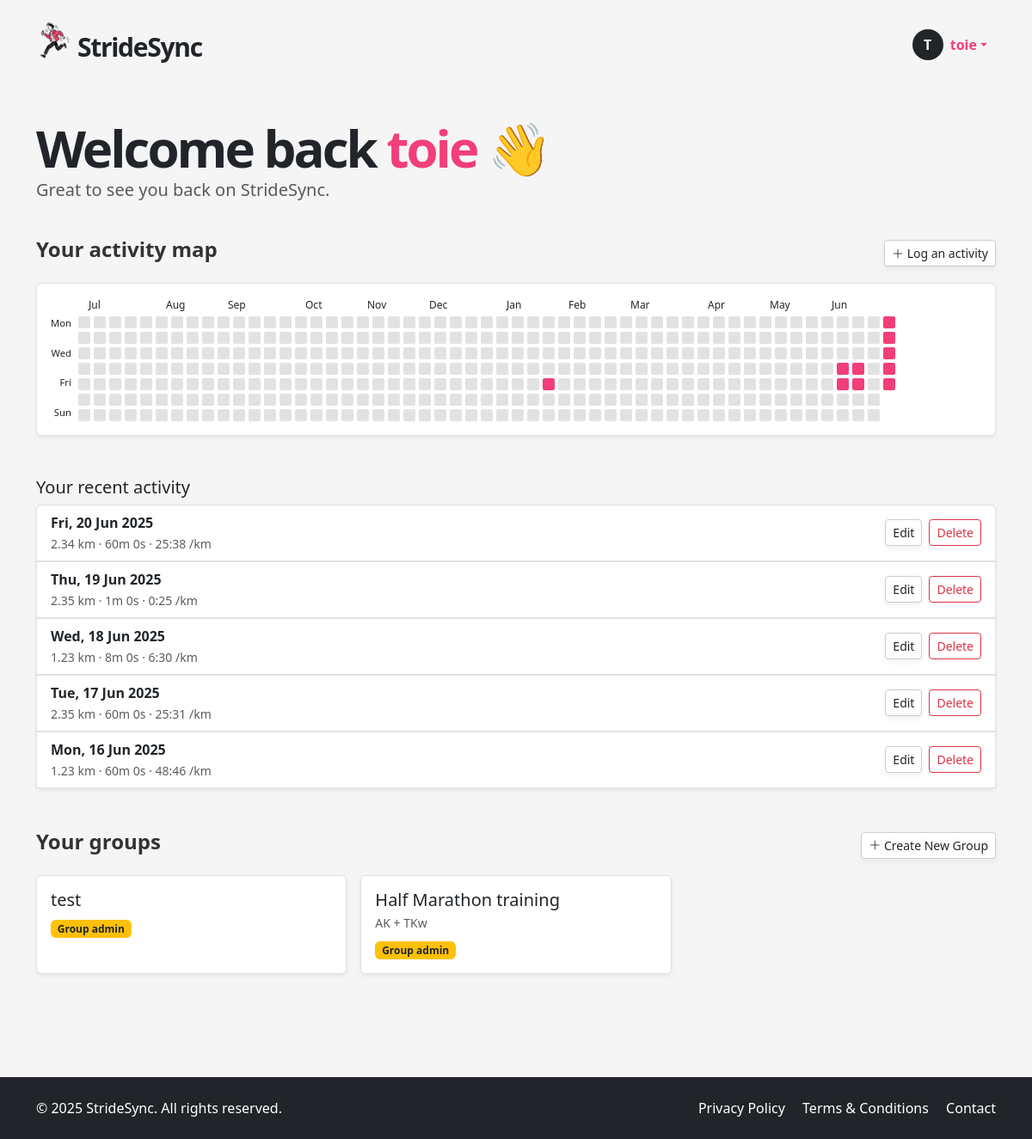
The app's page /dashboard (signed in) with its own data.
### app/models.py (models this page shows, shortened)
class User(UserMixin, db.Model):
    __tablename__ = "users"
    id = sa.Column(sa.Integer, primary_key=True)
    email = sa.Column(sa.String(120), unique=True, nullable=False, index=True)
    password_hash = sa.Column(sa.String(256))
    username = sa.Column(sa.String(64), unique=True, nullable=False, index=True)
    role = sa.Column(sa.Enum(UserRole), default=UserRole.USER, nullable=False)
    is_verified = sa.Column(sa.Boolean, default=False)
    verification_token = sa.Column(sa.String(128), nullable=False, default=lambda: secrets.token_urlsafe(32))
    reset_token = db.Column(db.String, nullable=True)
    reset_token_expiry = db.Column(db.DateTime, nullable=True)
    runs = so.relationship("Run", back_populates="user", cascade="all, delete-orphan")
    groups = so.relationship("Group", secondary=user_groups, back_populates="members")
    admin_of_groups = so.relationship("Group", secondary=group_admins, back_populates="admins")

class Run(db.Model):
    __tablename__ = "runs"
    id = sa.Column(sa.Integer, primary_key=True)
    date = sa.Column(sa.DateTime(timezone=True), index=True)
    distance = sa.Column(Numeric(precision=8, scale=2))  # replaces sa.Integer
    time = sa.Column(sa.Integer)      # seconds (duration)
    pace = sa.Column(sa.Integer)      # seconds per km
    user_id = sa.Column(sa.Integer, sa.ForeignKey("users.id"), index=True)
    user = so.relationship("User", back_populates="runs")
    groups = so.relationship("Group", secondary=run_groups, back_populates="runs")

class Group(db.Model):
    __tablename__ = "groups"
    id = sa.Column(sa.Integer, primary_key=True)
    name = sa.Column(sa.String(100), unique=True, nullable=False)
    description = sa.Column(sa.Text)
    members = so.relationship("User", secondary=user_groups, back_populates="groups")
    admins = so.relationship("User", secondary=group_admins, back_populates="admin_of_groups")
    runs = so.relationship("Run", secondary=run_groups, back_populates="groups")
    invites = so.relationship("GroupInvite", back_populates="group", cascade="all, delete-orphan")

### app/routes.py (the view)
@app.route('/dashboard')
@login_required
def dashboard():
    runs = db.session.scalars(
        sa.select(Run).where(Run.user_id == current_user.id)
    ).all()
    sorted_groups = sorted(current_user.groups, key=lambda g: g.id, reverse=True)
    distance_by_date = {}
    for run in runs:
        run_date = run.date.date()
        distance_by_date[run_date] = distance_by_date.get(run_date, 0) + run.distance
    today = datetime.utcnow().date()
    start_date = today - timedelta(days=364)
    while start_date.weekday() != 0:
        start_date -= timedelta(days=1)
    heatmap_cells = []
    for week in range(53):
        column = []
        week_start = start_date + timedelta(weeks=week)
        for day in range(7):
            date = week_start + timedelta(days=day)
            if date > today:
                column.append(None)
            else:
                column.append({
                    "date": date,
                    "active": date in distance_by_date,
                    "distance": distance_by_date.get(date, 0)
                })
        heatmap_cells.append(column)
    month_labels = {}
    current_month = None
    for i, week in enumerate(heatmap_cells):
        for cell in week:
            if cell:
                cell_month = cell["date"].month
                if cell_month != current_month:
                    current_month = cell_month
                    month_labels[i] = cell["date"].strftime('%b')
                break
    recent_runs = db.session.scalars(
        sa.select(Run)
        .where(Run.user_id == current_user.id)
        .order_by(Run.date.desc())
        .limit(5)
    ).all()
    form = LogActivityForm()
    form.groups.choices = [(g.id, g.name) for g in current_user.groups]
    edit_form = EditRunForm()
    edit_form.groups.choices = [(g.id, g.name) for g in current_user.groups]
    delete_form = DeleteRunForm()
    create_group_form = CreateGroupForm()
    return render_template(
        "dashboard.html",
        user=current_user,
        runs=runs,
        recent_runs=recent_runs,
        heatmap_cells=heatmap_cells,
        month_labels=month_labels,
        form=form,
        edit_form=edit_form,
        delete_form=delete_form,
        create_group_form=create_group_form,
        sorted_groups=sorted_groups
    )

### app/models.py (called while the page is built)
@login.user_loader
def load_user(id):
    return db.session.get(User, int(id))

### app/templates/dashboard.html (shortened to what this page needs)
{% extends "base.html" %}
{% block content %}
<section class="py-5">
  <div class="container">
    <h1 class="display-4 fw-bold mb-4 hero-title">
      Welcome back <span>{{ user.username }}</span> 👋
    </h1>
    <p class="lead mt-3 text-muted" style="margin-top: -20px !important; margin-bottom: 40px;">
      Great to see you back on StrideSync.
    </p>
    <div class="mb-3">
      <div class="d-flex justify-content-between align-items-center mb-3">
        <h4>Your activity map</h4>
        <a href="#" class="btn btn-soft btn-sm" data-bs-toggle="modal" data-bs-target="#logActivityModal">
          <i class="bi bi-plus-lg"></i> Log an activity
        </a>
      </div>
      <div class="rounded border p-3 bg-white shadow-sm" style="overflow-x: auto;">
        <div class="d-flex flex-column">
    <div class="d-flex mb-1" style="margin-left: 2px; gap: 4px;">
      <div style="width: 20px;"></div>
      {% for week_index in range(heatmap_cells|length) %}
        {% set label = month_labels.get(week_index) %}
        <div class="
            {% if week_index < (heatmap_cells|length - 13) %} hidden-mobile {% endif %}
          "
          style="width: 14px; text-align: center; font-size: 0.75rem;">
          {{ label or '' }}
        </div>
      {% endfor %}
    </div>
    <div class="d-flex" style="gap: 4px;">
      <div class="d-flex flex-column me-1" style="gap: 9px; font-size: 0.7rem; text-align: right;">
        <div>Mon</div>
        <div>Wed</div>
        <div>Fri</div>
        <div>Sun</div>
      </div>
      {% for week in heatmap_cells %}
        <div class="d-flex flex-column heatmap-col {% if loop.index0 < (heatmap_cells|length - 13) %}hidden-mobile{% endif %}" style="gap: 4px;">
          {% for cell in week %}
            {% if cell %}
              <div
                title="{% if cell.active %}{{ '%.1f'|format(cell.distance) }} km on {{ cell.date.strftime('%d-%m-%y') }}{% else %}{{ cell.date.strftime('%d-%m-%y') }}{% endif %}"
                style="
                  width: 14px;
                  height: 14px;
                  border-radius: 2px;
                  background-color: {{ '#f33e78' if cell.active else '#e2e2e2' }};
                  transition: background-color 0.2s;">
              </div>
            {% else %}
              <div style="width: 14px; height: 14px; background-color: transparent;"></div>
            {% endif %}
          {% endfor %}
        </div>
      {% endfor %}
    </div>
  </div>
</div>
</div>
    <div class="my-2"><br></div>
    <div class="mb-5">
      <h5>Your recent activity</h5>
      {% if recent_runs %}
        <div class="list-group shadow-sm">
          {% for run in recent_runs %}
            <div class="list-group-item d-flex justify-content-between align-items-center">
              <div>
                <strong>{{ run.date.strftime('%a, %d %b %Y') }}</strong><br>
                <small class="text-muted">
                  {{ run.distance }} km · {{ run.time // 60 }}m {{ run.time % 60 }}s ·
                  {{ "%d:%02d" % (run.pace // 60, run.pace % 60) }} /km
                </small>
              </div>
              <div class="d-flex gap-2">
                <button class="btn btn-sm btn-soft-white" data-bs-toggle="modal" data-bs-target="#editRunModal{{ run.id }}">Edit</button>
                <button class="btn btn-sm btn-outline-danger" data-bs-toggle="modal" data-bs-target="#deleteRunModal{{ run.id }}">Delete</button>
              </div>
            </div>
                        {% set selected_group_ids = run.groups | map(attribute='id') | list %}
          {% endfor %}
        </div>
      {% else %}
        <p class="text-muted">No recent activity found.</p>
      {% endif %}
    </div>
    <div class="mb-5">
      <div class="d-flex justify-content-between align-items-center mb-3">
        <h4>Your groups</h4>
        <a href="#" class="btn btn-soft btn-sm" data-bs-toggle="modal" data-bs-target="#createGroupModal">
          <i class="bi bi-plus-lg"></i> Create New Group
        </a>
      </div>
      <div class="row g-3">
        {% for group in sorted_groups %}
        <div class="col-md-4">
          <div class="border rounded p-3 bg-white h-100 shadow-sm position-relative">
            <h5 class="mb-1">{{ group.name }}</h5>
            <p class="small text-muted mb-2">{{ group.description[:80] }}</p>
            {% if group in current_user.admin_of_groups %}
              <span class="badge bg-warning text-dark">Group admin</span>
            {% endif %}
          </div>
        </div>
        {% else %}
          <p class="text-muted">You're not in any groups yet.</p>
        {% endfor %}
      </div>
    </div>
  </div>
</section>
{% endblock %}

### app/templates/base.html (shortened to what this page needs)
<!DOCTYPE html>
<html lang="en">
<head>
  <link href="https://cdn.jsdelivr.net/npm/bootstrap@5.3.6/dist/css/bootstrap.min.css" rel="stylesheet">
  <link href="https://cdn.jsdelivr.net/npm/bootstrap-icons@1.10.5/font/bootstrap-icons.css" rel="stylesheet">
  <link rel="stylesheet" href="{{ url_for('static', filename='style.css') }}">
</head>
<body>
  <header>
    <nav class="navbar">
      <div class="container d-flex justify-content-between align-items-center py-2">
        <a href="/index" class="text-decoration-none logo-container d-flex align-items-center">
          <img src="{{ url_for('static', filename='img/icon.png') }}" width="40px" alt="StrideSync logo">
          <p class="logo mb-0 ms-2">StrideSync</p>
        </a>
        <ul class="navbar-nav flex-row align-items-center mb-0 menubox">
          {% if current_user.is_anonymous %}
            <li class="nav-item">
              <a class="btn btn-dark px-4" href="{{ url_for('login') }}">LOGIN</a>
            </li>
          {% else %}
            <li class="nav-item dropdown">
              <a class="nav-link dropdown-toggle d-flex align-items-center" href="#" id="userDropdown" role="button" data-bs-toggle="dropdown" aria-expanded="false">
                <div class="avatar-circle bg-dark text-white rounded-circle d-flex justify-content-center align-items-center me-2" style="width: 36px; height: 36px; font-weight: bold;">
                  {{ current_user.username[0]|upper }}
                </div>
                <span class="fw-semibold">{{ current_user.username }}</span>
              </a>
            </li>
          {% endif %}
        </ul>
      </div>
    </nav>
  </header>
  <main>
    {% block content %}{% endblock %}
  </main>
  <footer class="bg-dark text-white py-4">
    <div class="container d-flex flex-column flex-md-row justify-content-between align-items-center">
      <div class="mb-2 mb-md-0">
        &copy; 2025 StrideSync. All rights reserved.
      </div>
      <div>
        <a href="/privacy" class="text-white text-decoration-none me-3">Privacy Policy</a>
        <a href="/terms" class="text-white text-decoration-none me-3">Terms & Conditions</a>
        <a href="/contact" class="text-white text-decoration-none">Contact</a>
      </div>
    </div>
  </footer>
</body>
</html>

### app/static/style.css (style rules this page uses)
html, body { height: 100%; margin: 0; display: flex; flex-direction: column; scroll-behavior: smooth; }
body { background-color: #f5f5f5; }
main { flex: 1; }
h4 { font-weight: 700; color: #333; }
a { color: #f33e78; }
.logo { font-size: 30px; font-weight: 700; letter-spacing: -1.3px; margin-top: 15px; }
.logo-container { color: unset; }
.hero-title { font-weight: 900 !important; font-size: 60px; letter-spacing: -3px; line-height: 60px; }
.hero-title span { color: #f33e78; }
.btn-soft, .btn-soft-white { background: white; border: 1px solid #ccc; box-shadow: 0 4px 6px rgba(0,0,0,0.05); }
.nav-link { color: #f33e78 !important; }
.menubox { margin-top: 10px; margin-right: 10px; }
footer { background-color: #333; }
.bg-white { background-color: #ffffff !important; }

### records on screen
User: username "T", username "toie"
Run: date "Fri, 20 Jun 2025", distance "2.34", time "60", run.time%60 "0", pace "25:38"
Run: date "Thu, 19 Jun 2025", distance "2.35", time "1", run.time%60 "0", pace "0:25"
Run: date "Wed, 18 Jun 2025", distance "1.23", time "8", run.time%60 "0", pace "6:30"
Run: date "Tue, 17 Jun 2025", distance "2.35", time "60", run.time%60 "0", pace "25:31"
Run: date "Mon, 16 Jun 2025", distance "1.23", time "60", run.time%60 "0", pace "48:46"
Group: name "test"
Group: name "Half Marathon training", description "AK + TKw"

### other values on screen
{{ label or '' }} "Jul" "Aug" "Sep" "Oct" "Nov" "Dec" "Jan" "Feb" "Mar" "Apr" "May" "Jun"
